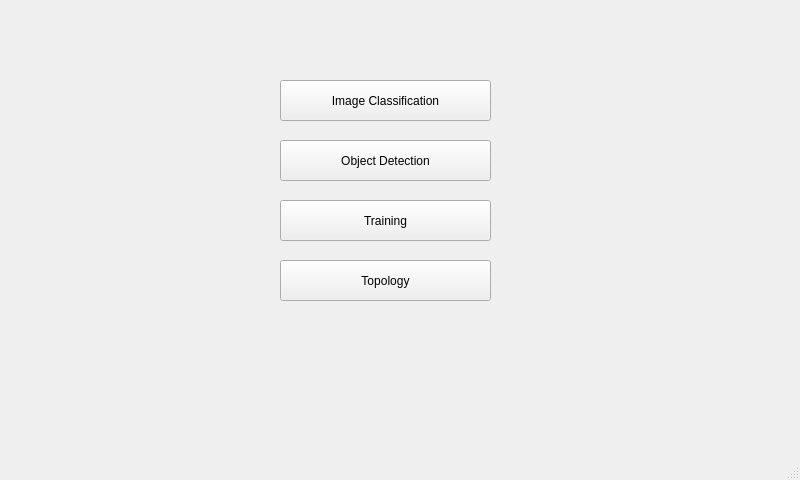
<?xml version="1.0" encoding="UTF-8"?>
<ui version="4.0">
 <class>MainWindow</class>
 <widget class="QMainWindow" name="MainWindow">
  <property name="geometry">
   <rect>
    <x>0</x>
    <y>0</y>
    <width>800</width>
    <height>480</height>
   </rect>
  </property>
  <property name="windowTitle">
   <string>MainWindow</string>
  </property>
  <widget class="QWidget" name="centralwidget">
   <widget class="QPushButton" name="imageClassification">
    <property name="geometry">
     <rect>
      <x>280</x>
      <y>80</y>
      <width>211</width>
      <height>41</height>
     </rect>
    </property>
    <property name="text">
     <string>Image Classification</string>
    </property>
   </widget>
   <widget class="QPushButton" name="topology">
    <property name="geometry">
     <rect>
      <x>280</x>
      <y>260</y>
      <width>211</width>
      <height>41</height>
     </rect>
    </property>
    <property name="font">
     <font>
      <family>MS Shell Dlg 2</family>
     </font>
    </property>
    <property name="text">
     <string>Topology</string>
    </property>
   </widget>
   <widget class="QPushButton" name="training">
    <property name="geometry">
     <rect>
      <x>280</x>
      <y>200</y>
      <width>211</width>
      <height>41</height>
     </rect>
    </property>
    <property name="text">
     <string>Training</string>
    </property>
   </widget>
   <widget class="QPushButton" name="objectDetection">
    <property name="geometry">
     <rect>
      <x>280</x>
      <y>140</y>
      <width>211</width>
      <height>41</height>
     </rect>
    </property>
    <property name="text">
     <string>Object Detection</string>
    </property>
   </widget>
  </widget>
  <widget class="QMenuBar" name="menubar">
   <property name="geometry">
    <rect>
     <x>0</x>
     <y>0</y>
     <width>800</width>
     <height>22</height>
    </rect>
   </property>
  </widget>
  <widget class="QStatusBar" name="statusbar"/>
 </widget>
 <resources/>
 <connections/>
</ui>
